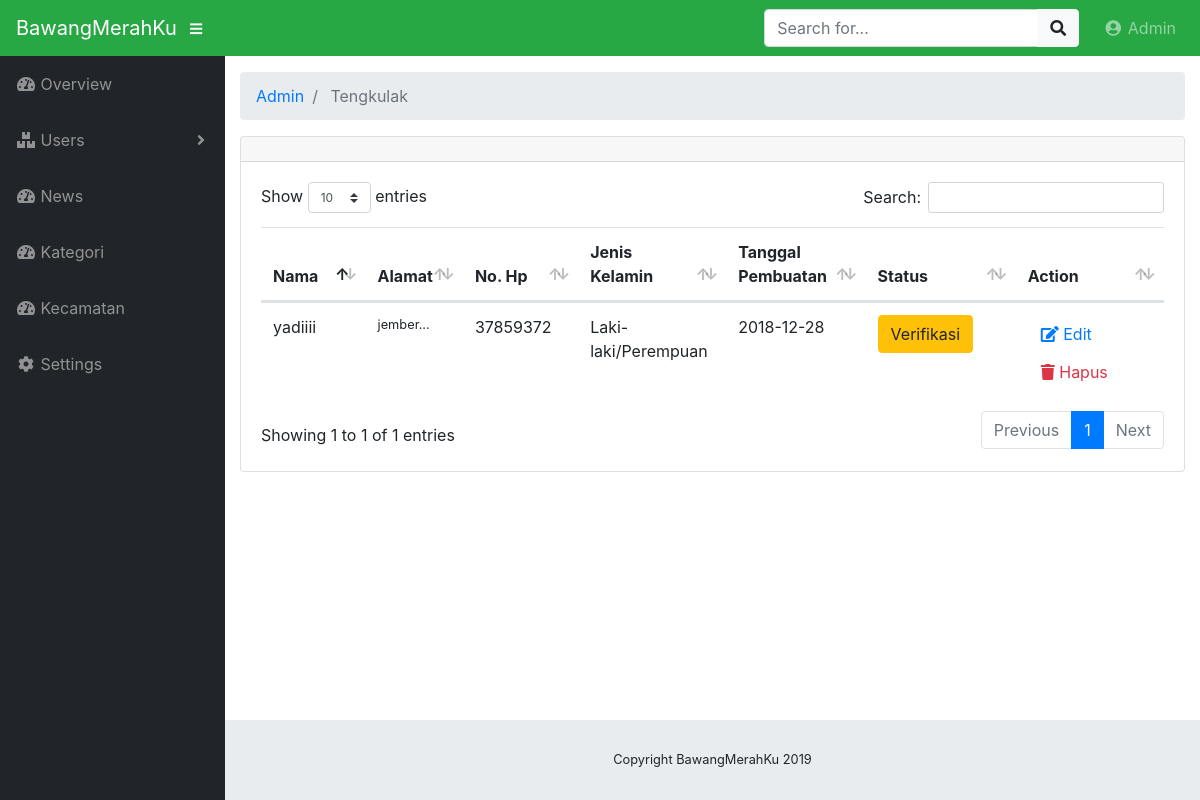
The page /index.php/admin/tengkulak on the database its author committed.
### tables this page shows
CREATE TABLE `tengkulak` (
  `tkl_id` int(10) NOT NULL,
  `tkl_nama` varchar(25) NOT NULL,
  `tkl_alamat` text NOT NULL,
  `tkl_nohp` int(10) NOT NULL,
  `tkl_uname` varchar(10) NOT NULL,
  `tkl_password` varchar(10) NOT NULL,
  `tkl_gender` enum('Laki-laki/Perempuan') NOT NULL,
  `tkl_created` date NOT NULL,
  `tkl_status` varchar(10) NOT NULL
);

### application/controllers/admin/Tengkulak.php (called while the page is built, shortened)
<?php
class Tengkulak extends CI_Controller
{
    public function __construct()
    {
        $this->load->model("product_model");
        $this->load->library('form_validation');
    }
    public function index()
    {
        $data["tengkulak"] = $this->product_model->getAll('tengkulak');
        $this->load->view("admin/tengkulak/viewtengkulak", $data);
    }
}

### index.php (called while the page is built, shortened)
<?php
require_once BASEPATH.'core/CodeIgniter.php';

### application/models/Product_model.php (called while the page is built, shortened)
<?php defined('BASEPATH') OR exit('No direct script access allowed');
class Product_model extends CI_Model
{
    public function getAll($table)
    {
        return $this->db->get($table)->result();
    }
}

### application/views/admin/tengkulak/viewtengkulak.php (the view, shortened to what this page needs)
<!DOCTYPE html>
<html lang="en">
<head>
</head>
<body id="page-top">
	<div id="wrapper">
		<div id="content-wrapper">
			<div class="container-fluid">
				<div class="card mb-3">
					<div class="card-header">
					</div>
					<div class="card-body">
						<div class="table-responsive">
							<table class="table table-hover" id="dataTable" width="100%" cellspacing="0">
								<thead>
									<tr>
                                        <th>Nama</th>
                                        <th>Alamat</th>
										<th>No. Hp</th>
                                        <th>Jenis Kelamin</th>
										<th>Tanggal Pembuatan</th>
										<th>Status</th>
										<th>Action</th>
									</tr>
								</thead>
								<tbody>
									<?php foreach ($tengkulak as $tkl): ?>
									<tr>
										<td width="150">
											<?php echo $tkl->tkl_nama ?>
										</td>
										<td class="small">
                                            <?php echo substr($tkl->tkl_alamat, 0, 120) ?>...</td>
										<td width="150">
											<?php echo $tkl->tkl_nohp ?>
										</td>
										<td width="150">
											<?php echo $tkl->tkl_gender ?>
										</td>
										<td width="150">
											<?php echo $tkl->tkl_created ?>
										</td>
										<td width="250">
										<?php if ($tkl->tkl_status == "terverifikasi") {
											echo "<p class='text-success'>Terverifikasi</p>";
										}else {
											?>
											<a href="<?php echo site_url('admin/tengkulak/verifikasi/'.$tkl->tkl_id) ?>"
											class="btn btn-small btn-warning"> Verifikasi</a>
										<?php }?>
										</td>
										<td width="250">
											<a href="<?php echo site_url('admin/tengkulak/edit/'.$tkl->tkl_id) ?>"
											 class="btn btn-small"><i class="fas fa-edit"></i> Edit</a>
											<a onclick="deleteConfirm('<?php echo site_url('admin/tengkulak/delete/'.$tkl->tkl_id) ?>')"
											 href="#!" class="btn btn-small text-danger"><i class="fas fa-trash"></i> Hapus</a>
										</td>
									</tr>
									<?php endforeach; ?>
								</tbody>
							</table>
						</div>
					</div>
				</div>
			</div>
		</div>
	</div>
</body>
</html>

### css/sb-admin.css (style rules this page uses)
html { position: relative; min-height: 100%; }
body { height: 100%; }
#wrapper { display: -webkit-box; display: -ms-flexbox; display: flex; }
#wrapper #content-wrapper { overflow-x: hidden; width: 100%; padding-top: 1rem; padding-bottom: 80px; }
:root { --input-padding-x: 0.75rem; --input-padding-y: 0.75rem; }

### rows shown on the page
tengkulak: tkl_nama "yadiiii", tkl_alamat "jember", tkl_nohp "37859372", tkl_gender "Laki-laki/Perempuan", tkl_created "2018-12-28"

### other values the page prints
SITE_NAME "BawangMerahKu"
$segment "Admin"
$segment "Tengkulak"
Date('Y') "2019"
